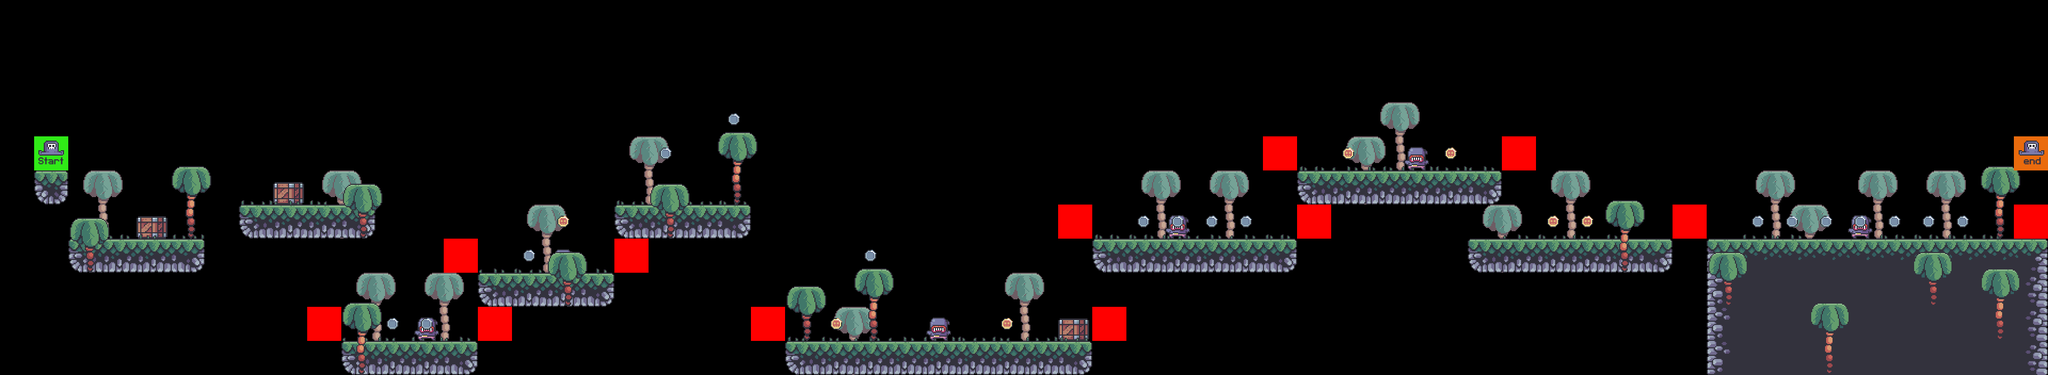

The image is a tile-based game level rendered from a .tmx file. Its description and source (layers, tilesets, objects; grid data summarised) follow:
An orthogonal 60x11 tile map with 64x64 px tiles, 9 tile layers (bg_palms, terrain, crates, grass, ...), 7 tilesets.

<map version="1.9" tiledversion="1.9.2" orientation="orthogonal" renderorder="right-down" width="60" height="11" tilewidth="64" tileheight="64" infinite="0" nextlayerid="10" nextobjectid="1">
 <editorsettings>
  <export target="../4/level_4.csv" format="csv" />
 </editorsettings>
 <tileset firstgid="1" source="../tilesets/terrain_tiles.tsx" />
 <tileset firstgid="17" source="../tilesets/grass_tiles.tsx" />
 <tileset firstgid="22" source="../tilesets/coin_tiles.tsx" />
 <tileset firstgid="24" source="../tilesets/crates.tsx" />
 <tileset firstgid="25" source="../tilesets/palms.tsx" />
 <tileset firstgid="28" source="../tilesets/enemy_tile.tsx" />
 <tileset firstgid="30" source="../tilesets/player_tiles.tsx" />
 <layer id="6" name="bg_palms" width="60" height="11">
  <data>[660 cells, 18 non-empty, 1 distinct tile ids]</data>
 </layer>
 <layer id="1" name="terrain" width="60" height="11">
  <data>[660 cells, 88 non-empty, 10 distinct tile ids]</data>
 </layer>
 <layer id="4" name="crates" width="60" height="11">
  <data>[660 cells, 4 non-empty, 1 distinct tile ids]</data>
 </layer>
 <layer id="2" name="grass" width="60" height="11">
  <data>[660 cells, 53 non-empty, 5 distinct tile ids]</data>
 </layer>
 <layer id="7" name="enemies" width="60" height="11">
  <data>[660 cells, 6 non-empty, 1 distinct tile ids]</data>
 </layer>
 <layer id="8" name="constraints" width="60" height="11">
  <data>[660 cells, 12 non-empty, 1 distinct tile ids]</data>
 </layer>
 <layer id="5" name="fg_palms" width="60" height="11">
  <data>[660 cells, 15 non-empty, 2 distinct tile ids]</data>
 </layer>
 <layer id="3" name="coins" width="60" height="11">
  <data>[660 cells, 24 non-empty, 2 distinct tile ids]</data>
 </layer>
 <layer id="9" name="player" width="60" height="11">
  <data>[660 cells, 2 non-empty, 2 distinct tile ids]</data>
 </layer>
</map>
